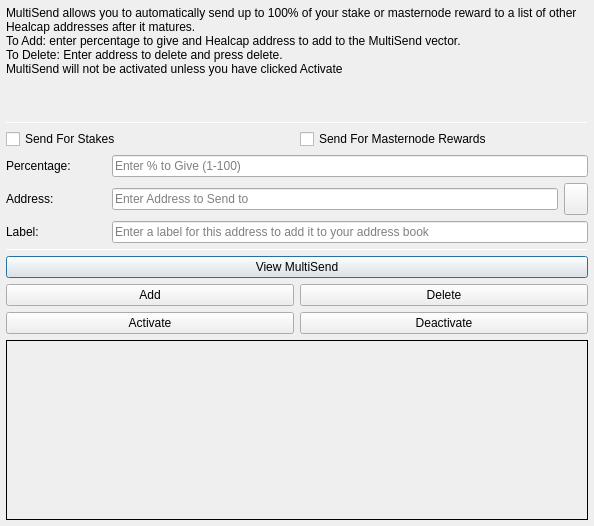
<?xml version="1.0" encoding="UTF-8"?>
<ui version="4.0">
 <class>MultiSendDialog</class>
 <widget class="QDialog" name="MultiSendDialog">
  <property name="windowModality">
   <enum>Qt::NonModal</enum>
  </property>
  <property name="geometry">
   <rect>
    <x>0</x>
    <y>0</y>
    <width>594</width>
    <height>526</height>
   </rect>
  </property>
  <property name="windowTitle">
   <string>MultiSend</string>
  </property>
  <layout class="QVBoxLayout" name="verticalLayout" stretch="0">
   <property name="leftMargin">
    <number>6</number>
   </property>
   <property name="topMargin">
    <number>6</number>
   </property>
   <property name="rightMargin">
    <number>6</number>
   </property>
   <property name="bottomMargin">
    <number>6</number>
   </property>
   <item>
    <layout class="QVBoxLayout" name="verticalLayout_Main" stretch="1,1,1,0,1,1,1">
     <item>
      <widget class="QLabel" name="label_2">
       <property name="lineWidth">
        <number>1</number>
       </property>
       <property name="text">
        <string>MultiSend allows you to automatically send up to 100% of your stake or masternode reward to a list of other Healcap addresses after it matures.
To Add: enter percentage to give and Healcap address to add to the MultiSend vector.
To Delete: Enter address to delete and press delete.
MultiSend will not be activated unless you have clicked Activate</string>
       </property>
       <property name="alignment">
        <set>Qt::AlignLeading|Qt::AlignLeft|Qt::AlignTop</set>
       </property>
       <property name="wordWrap">
        <bool>true</bool>
       </property>
      </widget>
     </item>
     <item>
      <widget class="Line" name="line">
       <property name="minimumSize">
        <size>
         <width>0</width>
         <height>1</height>
        </size>
       </property>
       <property name="maximumSize">
        <size>
         <width>16777215</width>
         <height>1</height>
        </size>
       </property>
       <property name="orientation">
        <enum>Qt::Horizontal</enum>
       </property>
      </widget>
     </item>
     <item>
      <layout class="QVBoxLayout" name="verticalLayout_Settings">
       <item>
        <layout class="QHBoxLayout" name="horizontalLayout">
         <item>
          <widget class="QCheckBox" name="multiSendStakeCheckBox">
           <property name="text">
            <string>Send For Stakes</string>
           </property>
          </widget>
         </item>
         <item>
          <widget class="QCheckBox" name="multiSendMasternodeCheckBox">
           <property name="text">
            <string>Send For Masternode Rewards</string>
           </property>
          </widget>
         </item>
        </layout>
       </item>
       <item>
        <layout class="QHBoxLayout" name="horizontalLayout_6">
         <item>
          <widget class="QLabel" name="label">
           <property name="minimumSize">
            <size>
             <width>100</width>
             <height>0</height>
            </size>
           </property>
           <property name="toolTip">
            <string>Percentage of stake to send</string>
           </property>
           <property name="text">
            <string>Percentage:</string>
           </property>
          </widget>
         </item>
         <item>
          <widget class="QLineEdit" name="multiSendPercentEdit">
           <property name="toolTip">
            <string>Enter whole numbers 1 - 100</string>
           </property>
           <property name="placeholderText">
            <string>Enter % to Give (1-100)</string>
           </property>
          </widget>
         </item>
        </layout>
       </item>
       <item>
        <layout class="QHBoxLayout" name="horizontalLayout_7">
         <item>
          <widget class="QLabel" name="label_5">
           <property name="minimumSize">
            <size>
             <width>100</width>
             <height>0</height>
            </size>
           </property>
           <property name="toolTip">
            <string>Address to send portion of stake to</string>
           </property>
           <property name="text">
            <string>Address:</string>
           </property>
          </widget>
         </item>
         <item>
          <widget class="QLineEdit" name="multiSendAddressEdit">
           <property name="toolTip">
            <string/>
           </property>
           <property name="placeholderText">
            <string>Enter Address to Send to</string>
           </property>
          </widget>
         </item>
         <item>
          <widget class="QToolButton" name="addressBookButton">
           <property name="maximumSize">
            <size>
             <width>16777215</width>
             <height>32</height>
            </size>
           </property>
           <property name="toolTip">
            <string>Choose an address from the address book</string>
           </property>
           <property name="text">
            <string/>
           </property>
           <property name="icon">
            <iconset resource="../hcap.qrc">
             <normaloff>:/icons/address-book</normaloff>:/icons/address-book</iconset>
           </property>
           <property name="shortcut">
            <string>Alt+A</string>
           </property>
          </widget>
         </item>
        </layout>
       </item>
      </layout>
     </item>
     <item>
      <layout class="QHBoxLayout" name="horizontalLayout_3">
       <item>
        <widget class="QLabel" name="label_3">
         <property name="minimumSize">
          <size>
           <width>100</width>
           <height>0</height>
          </size>
         </property>
         <property name="text">
          <string>Label:</string>
         </property>
        </widget>
       </item>
       <item>
        <widget class="QLineEdit" name="labelAddressLabelEdit">
         <property name="placeholderText">
          <string>Enter a label for this address to add it to your address book</string>
         </property>
        </widget>
       </item>
      </layout>
     </item>
     <item>
      <widget class="Line" name="line_2">
       <property name="minimumSize">
        <size>
         <width>0</width>
         <height>1</height>
        </size>
       </property>
       <property name="maximumSize">
        <size>
         <width>16777215</width>
         <height>1</height>
        </size>
       </property>
       <property name="orientation">
        <enum>Qt::Horizontal</enum>
       </property>
      </widget>
     </item>
     <item>
      <layout class="QVBoxLayout" name="verticalLayout_Buttons">
       <item>
        <layout class="QHBoxLayout" name="horizontalLayout_4">
         <item>
          <widget class="QPushButton" name="viewButton">
           <property name="toolTip">
            <string/>
           </property>
           <property name="statusTip">
            <string>View MultiSend Vector</string>
           </property>
           <property name="text">
            <string>View MultiSend</string>
           </property>
          </widget>
         </item>
        </layout>
       </item>
       <item>
        <layout class="QHBoxLayout" name="horizontalLayout_2">
         <item>
          <widget class="QPushButton" name="addButton">
           <property name="toolTip">
            <string/>
           </property>
           <property name="statusTip">
            <string>Add to MultiSend Vector</string>
           </property>
           <property name="text">
            <string>Add</string>
           </property>
          </widget>
         </item>
         <item>
          <widget class="QPushButton" name="deleteButton">
           <property name="toolTip">
            <string/>
           </property>
           <property name="statusTip">
            <string>Delete Address From MultiSend Vector</string>
           </property>
           <property name="text">
            <string>Delete</string>
           </property>
          </widget>
         </item>
        </layout>
       </item>
       <item>
        <layout class="QHBoxLayout" name="horizontalLayout_5">
         <item>
          <widget class="QPushButton" name="activateButton">
           <property name="statusTip">
            <string>Activate MultiSend</string>
           </property>
           <property name="text">
            <string>Activate</string>
           </property>
          </widget>
         </item>
         <item>
          <widget class="QPushButton" name="disableButton">
           <property name="statusTip">
            <string>Deactivate MultiSend</string>
           </property>
           <property name="text">
            <string>Deactivate</string>
           </property>
          </widget>
         </item>
        </layout>
       </item>
      </layout>
     </item>
     <item>
      <widget class="QLabel" name="message">
       <property name="minimumSize">
        <size>
         <width>0</width>
         <height>180</height>
        </size>
       </property>
       <property name="frameShape">
        <enum>QFrame::Panel</enum>
       </property>
       <property name="frameShadow">
        <enum>QFrame::Plain</enum>
       </property>
       <property name="lineWidth">
        <number>1</number>
       </property>
       <property name="midLineWidth">
        <number>1</number>
       </property>
       <property name="text">
        <string/>
       </property>
       <property name="alignment">
        <set>Qt::AlignLeading|Qt::AlignLeft|Qt::AlignTop</set>
       </property>
       <property name="wordWrap">
        <bool>true</bool>
       </property>
      </widget>
     </item>
    </layout>
   </item>
  </layout>
 </widget>
 <resources>
  <include location="../hcap.qrc"/>
 </resources>
 <connections/>
</ui>
